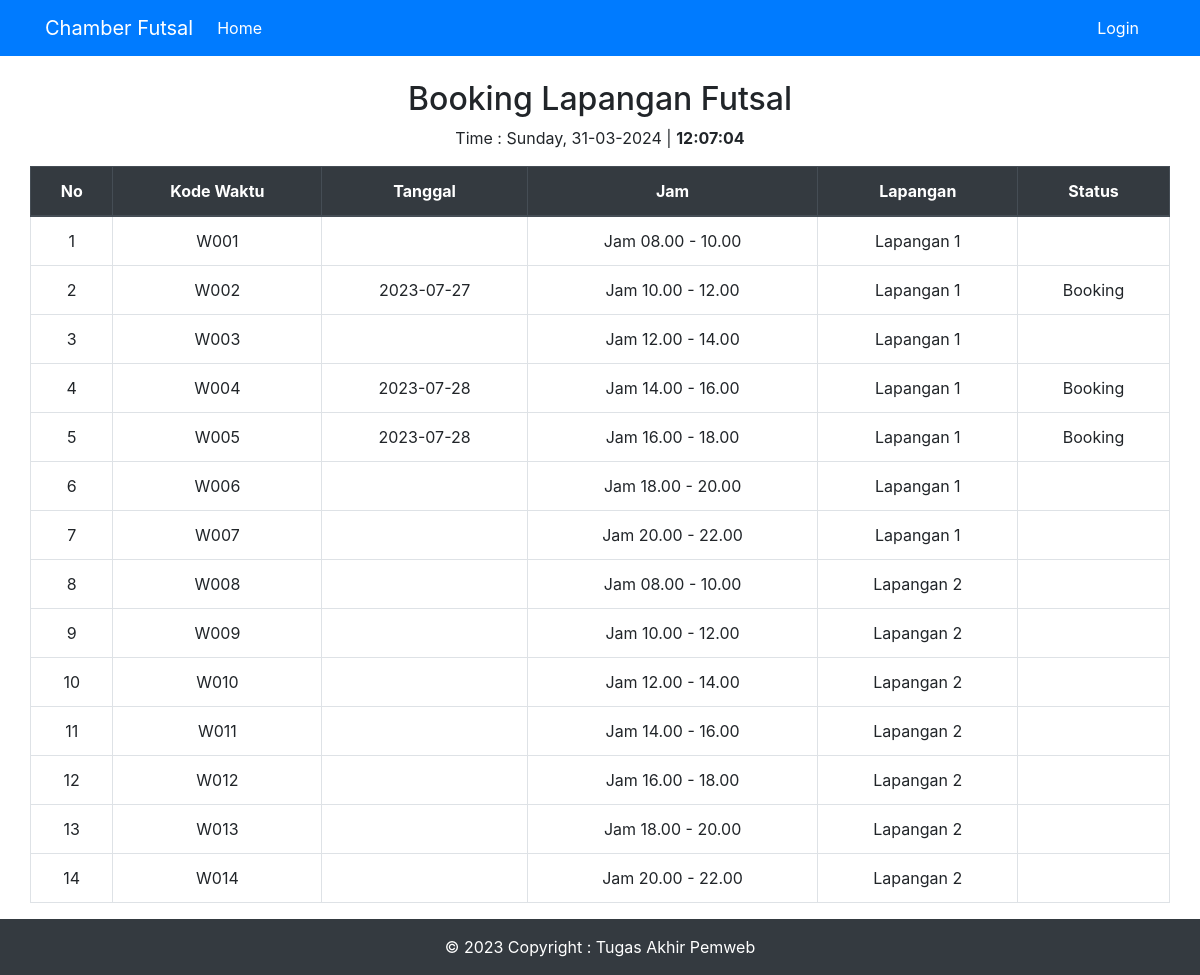
The app's page /home.php with its own data.
### tables this page shows
CREATE TABLE `tb_waktu` (
  `kd_waktu` varchar(5) NOT NULL,
  `nama_waktu` varchar(50) NOT NULL,
  `kd_lapangan` varchar(5) NOT NULL
);

### home.php (the view, shortened to what this page needs)
<!DOCTYPE html>
<html lang="en">
<head>
    <link rel="stylesheet" href="https://cdn.jsdelivr.net/npm/bootstrap@4.6.2/dist/css/bootstrap.min.css">
</head>
<body>
    <nav class="navbar navbar-expand-lg navbar-dark bg-primary">
        <div class="container">
            <a class="navbar-brand" href="#">Chamber Futsal</a>
            <div class="collapse navbar-collapse" id="navbarSupportedContent">
                <ul class="navbar-nav mr-auto">
                    <li class="nav-item active">
                        <a class="nav-link" href="home.php">Home <span class="sr-only">(current)</span></a>
                    </li>
                </ul>
                <ul class="navbar-nav mr-sm-2">
                    <li class="nav-item active">
                        <a class="nav-link" href="login.php">Login</a>
                    </li>
                </ul>
            </div>
        </div>
    </nav>
    <br>
    <div class="container">
        <div class="row justify-content-md-center">
            <div class="col-md-auto">
                <h2 class="text-center">Booking Lapangan Futsal</h2>
            </div>
        </div>
        <div class="row justify-content-md-center">
            <div class="col-md-auto">
                <p>Time : <?= date('l, d-m-Y'); ?> | <b><span id="jam" style="font-size:24"></span></b></p>
            </div>
        </div>
    </div>
    <div class="container">
        <div class="row justify-content-md-center">
            <table class="table table-bordered col-sm-12 text-center">
                <thead class="thead-dark">
                    <tr>
                        <th scope="col">No</th>
                        <th scope="col">Kode Waktu</th>
                        <th scope="col">Tanggal</th>
                        <th scope="col">Jam</th>
                        <th scope="col">Lapangan</th>
                        <th scope="col">Status</th>
                    </tr>
                </thead>
                <?php
                include 'koneksi.php';
                $data = mysqli_query($koneksi, "SELECT * FROM view_informasi_booking");
                while ($row = mysqli_fetch_array($data)) {
                ?>
                    <tbody>
                        <?php $i = 1; ?>
                        <?php foreach ($data as $row) : ?>
                            <tr>
                                <td class="text-center"><?= $i; ?></td>
                                <td><?php echo $row['kd_waktu']; ?></td>
                                <td><?php echo $row['tgl_booking']; ?></td>
                                <td><?php echo $row['nama_waktu']; ?></td>
                                <td><?php echo $row['nama_lapangan']; ?></td>
                                <td><?php echo $row['status']; ?></td>
                            </tr>
                            <?php $i++; ?>
                        <?php endforeach; ?>
                    </tbody>
                <?php
                }
                ?>
            </table>
        </div>
    </div>
    <footer class="bg-dark text-white text-center text-lg-start">
        <div class="container">
            <div class="text-center p-3">
                © 2023 Copyright : Tugas Akhir Pemweb
            </div>
    </footer>
</body>
</html>

### records on screen
tb_waktu: kd_waktu "W001", nama_waktu "Jam 08.00 - 10.00", nama_lapangan "Lapangan 1"
tb_waktu: kd_waktu "W002", tgl_booking "2023-07-27", nama_waktu "Jam 10.00 - 12.00", nama_lapangan "Lapangan 1", status "Booking"
tb_waktu: kd_waktu "W003", nama_waktu "Jam 12.00 - 14.00", nama_lapangan "Lapangan 1"
tb_waktu: kd_waktu "W004", tgl_booking "2023-07-28", nama_waktu "Jam 14.00 - 16.00", nama_lapangan "Lapangan 1", status "Booking"
tb_waktu: kd_waktu "W005", tgl_booking "2023-07-28", nama_waktu "Jam 16.00 - 18.00", nama_lapangan "Lapangan 1", status "Booking"
tb_waktu: kd_waktu "W006", nama_waktu "Jam 18.00 - 20.00", nama_lapangan "Lapangan 1"
tb_waktu: kd_waktu "W007", nama_waktu "Jam 20.00 - 22.00", nama_lapangan "Lapangan 1"
tb_waktu: kd_waktu "W008", nama_waktu "Jam 08.00 - 10.00", nama_lapangan "Lapangan 2"
tb_waktu: kd_waktu "W009", nama_waktu "Jam 10.00 - 12.00", nama_lapangan "Lapangan 2"
tb_waktu: kd_waktu "W010", nama_waktu "Jam 12.00 - 14.00", nama_lapangan "Lapangan 2"
tb_waktu: kd_waktu "W011", nama_waktu "Jam 14.00 - 16.00", nama_lapangan "Lapangan 2"
tb_waktu: kd_waktu "W012", nama_waktu "Jam 16.00 - 18.00", nama_lapangan "Lapangan 2"
tb_waktu: kd_waktu "W013", nama_waktu "Jam 18.00 - 20.00", nama_lapangan "Lapangan 2"
tb_waktu: kd_waktu "W014", nama_waktu "Jam 20.00 - 22.00", nama_lapangan "Lapangan 2"
